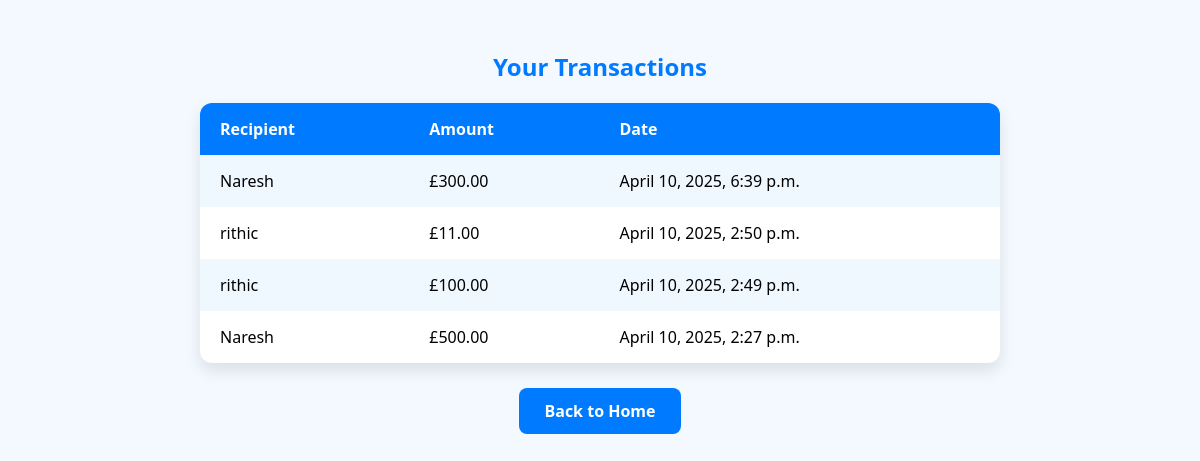
The page /payapp/transactions/ (signed in) on the database its author committed.
### payapp/models.py (models this page shows, shortened)
class Transaction(models.Model):
    sender = models.ForeignKey(User, on_delete=models.CASCADE, related_name='sent_transactions')
    receiver = models.CharField(max_length=255)
    amount = models.DecimalField(max_digits=10, decimal_places=2)
    date_time = models.DateTimeField(auto_now_add=True)

### payapp/views.py (the view)
# urls.py: path('transactions/', views.transaction_history_view, name='transaction_history'),
def transaction_history_view(request):
    transactions = Transaction.objects.filter(sender=request.user).order_by('-date_time')
    return render(request, 'payapp/transaction_history.html', {'transactions': transactions})

### templates/payapp/transaction_history.html (shortened to what this page needs)
<!DOCTYPE html>
<html lang="en">
<head>
</head>
<body>
    <h2>Your Transactions</h2>
    <table>
        <tr>
            <th>Recipient</th>
            <th>Amount</th>
            <th>Date</th>
        </tr>
        {% for t in transactions %}
        <tr>
            <td>{{ t.receiver }}</td>
            <td>£{{ t.amount }}</td>
            <td>{{ t.date_time }}</td>
        </tr>
        {% endfor %}
    </table>
    <a href="{% url 'home' %}" class="btn">Back to Home</a>
</body>
</html>

### templates/payapp/transaction_history.html (style rules this page uses)
body { font-family: 'Segoe UI', Tahoma, Geneva, Verdana, sans-serif; background: #f4f9ff; margin: 0; padding: 30px; display: flex; flex-direction: column; align-items: center; }
h2 { color: #007bff; margin-bottom: 20px; }
table { width: 90%; max-width: 800px; border-collapse: collapse; box-shadow: 0 8px 16px rgba(0, 0, 0, 0.1); background: white; border-radius: 12px; overflow: hidden; }
th, td { padding: 15px 20px; text-align: left; }
th { background-color: #007bff; color: white; font-weight: 600; }
tr:nth-child(even) { background-color: #f0f8ff; }
.btn { display: inline-block; margin-top: 25px; padding: 12px 25px; background-color: #007bff; color: white; text-decoration: none; font-weight: 600; border-radius: 8px; transition: background-color 0.3s ease; }

### rows shown on the page
Transaction: receiver "Naresh", amount "300.00", date_time "April 10, 2025, 6:39 p.m."
Transaction: receiver "rithic", amount "11.00", date_time "April 10, 2025, 2:50 p.m."
Transaction: receiver "rithic", amount "100.00", date_time "April 10, 2025, 2:49 p.m."
Transaction: receiver "Naresh", amount "500.00", date_time "April 10, 2025, 2:27 p.m."
